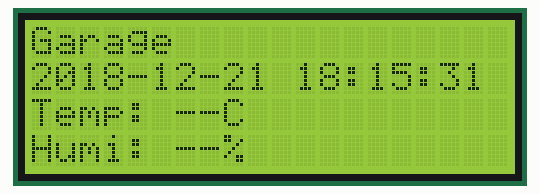
Simulated run of this sketch. Board: Arduino Uno, built with avr-gcc and run on an emulated ATmega328P. Shown: 20×4 character LCD. Random numbers use the default seed unless the sketch sets one.

Above: at 0.2 s.
At 20.2 s:
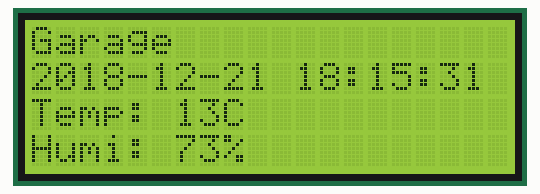
At 30.2 s:
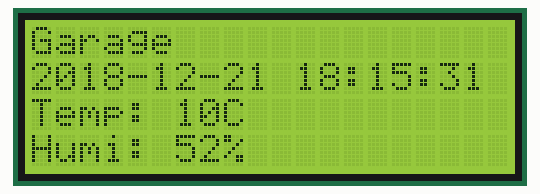
At 60.2 s:
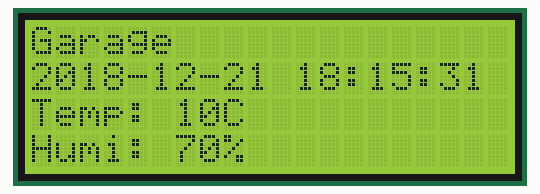
At 90.2 s:
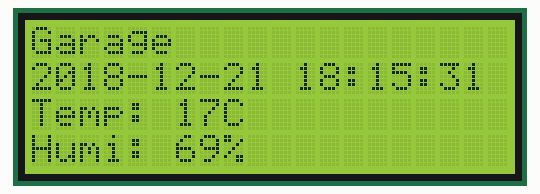
At 120.2 s:
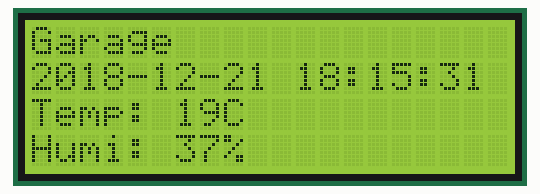

The sketch:

lcd_demo.ino
```cpp
#include <LiquidCrystal_I2C.h>
#include <Wire.h>


const byte lcdAddr = 0x27;  // Address of I2C backpack
const byte lcdCols = 20;    // Number of character in a row
const byte lcdRows = 4;     // Number of lines

int windowLength = lcdCols;
char blank[] = "                    "; // 20 blanks will clean a line


// Set up the display
LiquidCrystal_I2C lcd(lcdAddr, 2, 1, 0, 4, 5, 6, 7, 3, POSITIVE);

// Demo parameters
const char sensorID[]= "Garage";
const int readDelay = 10000; // how long to wait between sensor reads

void setup() {
  lcd.begin(lcdCols, lcdRows, LCD_5x8DOTS);
  lcd.backlight(); // Turn on the backlight
  lcd.setCursor(0,0);
  lcd.print(sensorID);
  lcd.setCursor(0,1);
  lcd.print("2018-12-21 18:15:31"); // We need an RTC module to get actual time
  lcd.setCursor(0,2);
  lcd.print("Temp: --C");
  lcd.setCursor(0,3);
  lcd.print("Humi: --%");
}

void loop() {
  int degC;
  int pctH;

  delay(readDelay);
  degC = random(10, 20);
  pctH = random(35,80);
  lcd.setCursor(6,2);
  lcd.print(degC);
  lcd.setCursor(6,3);
  lcd.print(pctH);
}
```

Measured:
- what the display in image 1 shows lasts 10.0 s, from 20.1 s to 30.1 s
